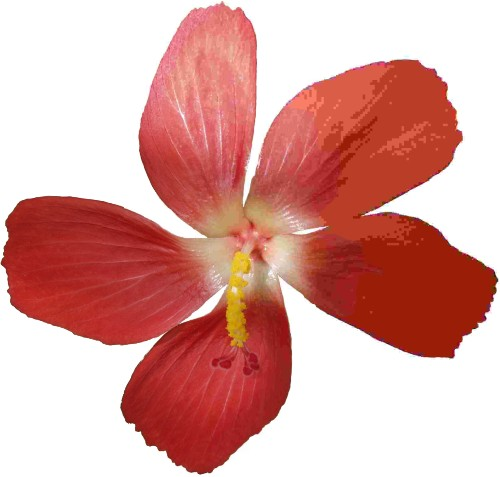
#> input picture Experiment 3 - Solutions by students/labsheet-3-Harshit-Dubey-section-c-cu24250109/sample.jpg, 500 x 477 px
$ jupyter execute harshit-dubey-section-c-cu24250109.ipynb   (older library calls are emulated)
#> lines starting #> are read from the running program, lines starting #| are printed output that depends on the picture
Experiment No. 3
Experiment Name
Implementation and Analysis of Spatial Filtering Techniques using Low-Pass and High-Pass
Filters

Aim
To implement and analyze spatial domain filtering techniques using low-pass and high-pass
filters for image smoothing, noise reduction, edge enhancement, and feature preservation using
Python and OpenCV.

Purpose
Spatial filtering is one of the fundamental operations in digital image processing, used to
enhance image quality by modifying pixel values based on their neighboring pixels. Low-pass
filters are primarily used to reduce noise and smooth images, whereas high-pass filters
emphasize edges, fine details, and abrupt intensity changes, which are essential for feature
extraction and object recognition.
In this experiment, students will implement various spatial filtering techniques on real-world
images and evaluate their impact on image quality, edge preservation, and noise removal. The
experiment demonstrates the significance of filtering as a preprocessing step in computer vision
applications such as medical imaging, surveillance, remote sensing, and autonomous systems.

Prerequisites
• Basic knowledge of digital image processing
• Familiarity with Python programming
• Python libraries: OpenCV (cv2), NumPy, and Matplotlib
• Understanding of image kernels and convolution operations
• Jupyter Notebook, Google Colab, or Visual Studio Code

Steps

1. Import the required libraries and load a grayscale or color image for processing.
2. Display the original image and analyze its visual characteristics.
3. Apply Gaussian Blur to reduce image noise while preserving important structures.
4. Apply Median Filtering to remove impulse (salt-and-pepper) noise from the image.
5. Apply Average (Mean) Filtering and compare its smoothing performance with Gaussian
   filtering.
6. Implement Laplacian Filtering to enhance image edges and fine details.
7. Apply Sobel Edge Detection in both horizontal and vertical directions to detect image
   gradients.
8. Compare the outputs of different low-pass and high-pass filters in terms of noise
   reduction, edge preservation, and computational performance.
9. Display the original and filtered images along with suitable observations highlighting
   the strengths and limitations of each filtering technique.
10. Interpret the results and discuss the applications of spatial filtering in real-world
    computer vision systems.

[cell 1]
import cv2
import numpy as np
import matplotlib.pyplot as plt
import time

# Load image
image_path = "sample.jpg"  # Change this to your image path
image = cv2.imread(image_path)
#> image is the input picture: shape (477, 500, 3); mean B, G, R 157.6, 163.2, 219

if image is None:
    raise FileNotFoundError(f"Image not found: {image_path}")

gray = cv2.cvtColor(image, cv2.COLOR_BGR2GRAY)

# Add salt-and-pepper noise for evaluating median filtering
noisy = gray.copy()
noise_probability = 0.03

random_values = np.random.random(gray.shape)
noisy[random_values < noise_probability / 2] = 0
noisy[random_values > 1 - noise_probability / 2] = 255
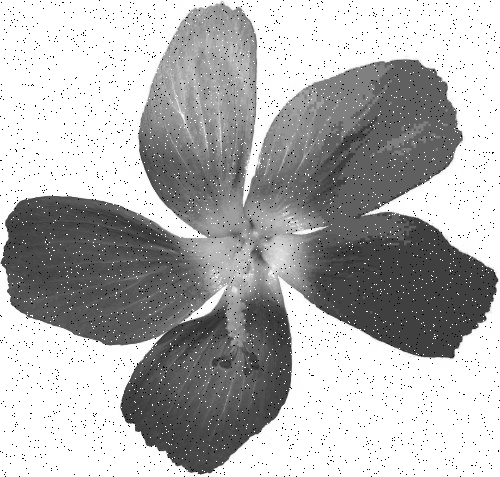
#> noisy: shape (477, 500); min 0, max 255, mean 177.7

# Filtering function with execution time
def apply_filter(filter_function, input_image):
    start_time = time.perf_counter()
    output = filter_function(input_image)
    elapsed_time = (time.perf_counter() - start_time) * 1000
    return output, elapsed_time

# Low-pass filters
gaussian, gaussian_time = apply_filter(
    lambda img: cv2.GaussianBlur(img, (5, 5), 0), noisy
)
#> gaussian_time = 6.67

median, median_time = apply_filter(
    lambda img: cv2.medianBlur(img, 5), noisy
)
#> median_time = 5.31

average, average_time = apply_filter(
    lambda img: cv2.blur(img, (5, 5)), noisy
)
#> average_time = 8.94

# High-pass filters
laplacian, laplacian_time = apply_filter(
    lambda img: cv2.Laplacian(img, cv2.CV_64F), gray
)
#> in apply_filter (call 4), `output = filter_function(input_image)`:
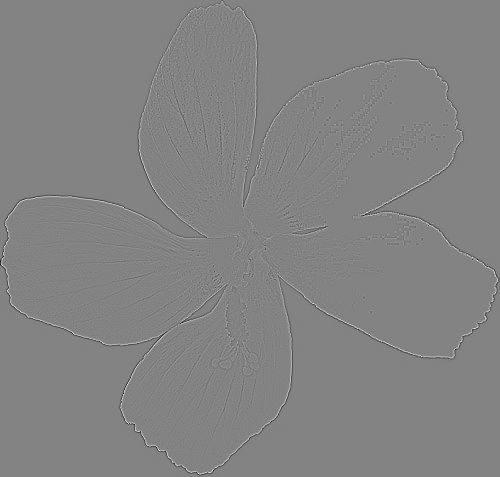
#> output: shape (477, 500) float64; min -376, max 355, mean 0; drawn with min black and max white
#> laplacian_time = 12.83

laplacian_display = cv2.convertScaleAbs(laplacian)
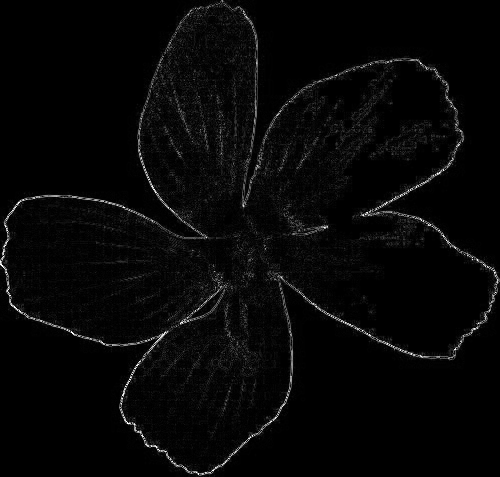
#> laplacian_display: shape (477, 500); min 0, max 255, mean 6.9

sobel_x, sobel_x_time = apply_filter(
    lambda img: cv2.Sobel(img, cv2.CV_64F, 1, 0, ksize=3), gray
)
#> in apply_filter (call 5), `output = filter_function(input_image)`:
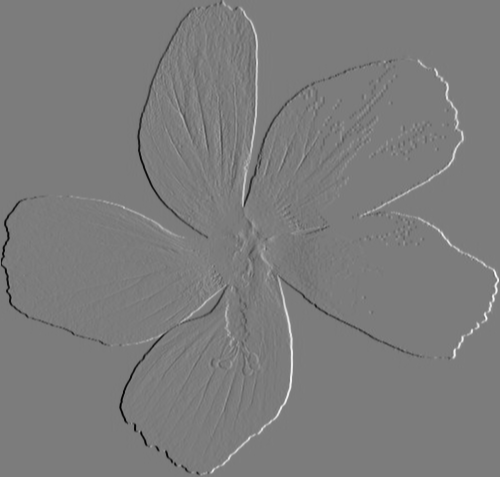
#> output: shape (477, 500) float64; min -783, max 822, mean 0; drawn with min black and max white
#> sobel_x_time = 10.25

sobel_y, sobel_y_time = apply_filter(
    lambda img: cv2.Sobel(img, cv2.CV_64F, 0, 1, ksize=3), gray
)
#> in apply_filter (call 6), `output = filter_function(input_image)`:
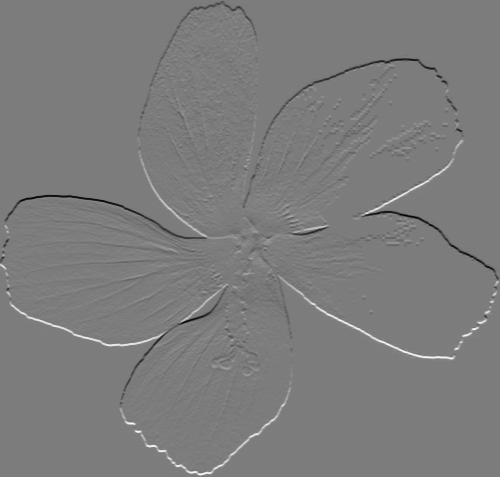
#> output: shape (477, 500) float64; min -769, max 802, mean 0; drawn with min black and max white
#> sobel_y_time = 9.75

sobel_x_display = cv2.convertScaleAbs(sobel_x)
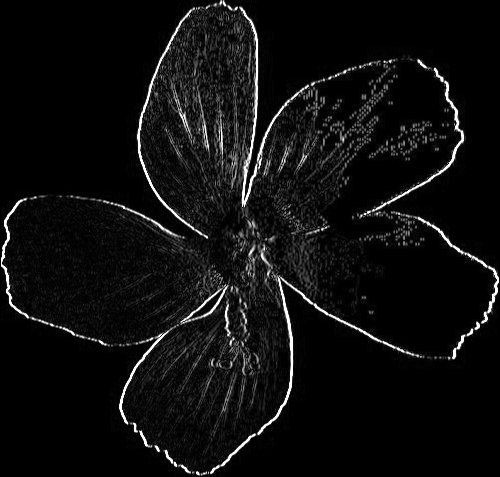
#> sobel_x_display: shape (477, 500); min 0, max 255, mean 14.8
sobel_y_display = cv2.convertScaleAbs(sobel_y)
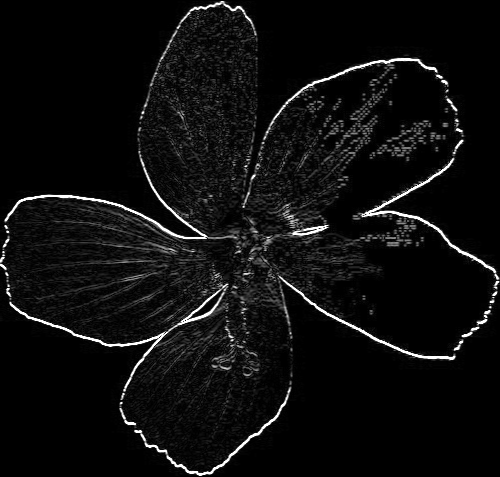
#> sobel_y_display: shape (477, 500); min 0, max 255, mean 14.1

sobel_magnitude = cv2.magnitude(
    sobel_x.astype(np.float32),
    sobel_y.astype(np.float32)
)
sobel_magnitude = cv2.convertScaleAbs(sobel_magnitude)
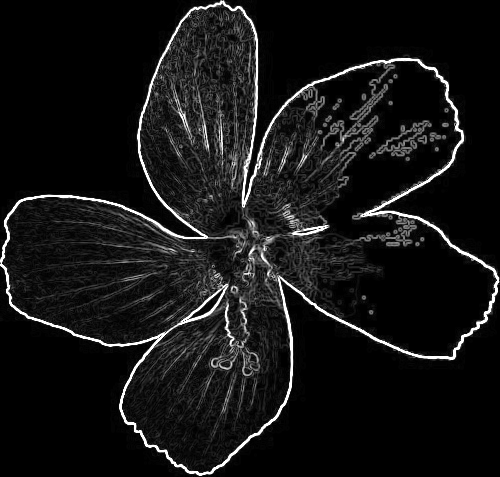
#> sobel_magnitude: shape (477, 500); min 0, max 255, mean 21.4

# High-pass sharpening using Laplacian
sharpened = cv2.addWeighted(
    gray, 1.5, laplacian_display, -0.5, 0
)
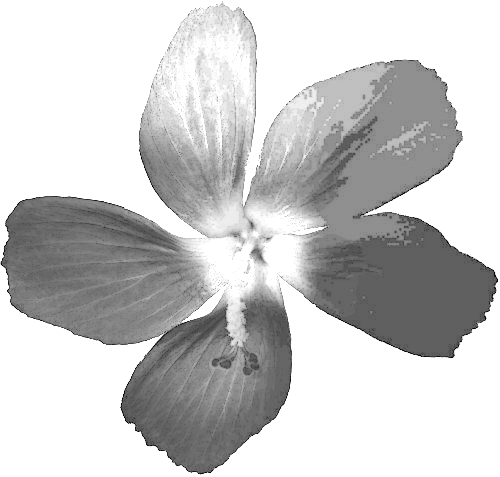
#> sharpened: shape (477, 500); min 0, max 255, mean 201.8
#| Image shape: (477, 500)
#| Gaussian filter : 6.673 ms
#| Median filter   : 5.312 ms
#| Average filter  : 8.941 ms
#| Laplacian filter: 12.828 ms
#| Sobel X filter  : 10.245 ms
#| Sobel Y filter  : 9.748 ms

# Quality measurements
def mse(original, filtered):
    return np.mean((original.astype(np.float32) - filtered.astype(np.float32)) ** 2)

def psnr(original, filtered):
    error = mse(original, filtered)
#> error = 104.5
    if error == 0:
        return float("inf")
    return 10 * np.log10((255 ** 2) / error)

print("Image shape:", gray.shape)
print("\nFiltering execution time:")
print(f"Gaussian filter : {gaussian_time:.3f} ms")
print(f"Median filter   : {median_time:.3f} ms")
print(f"Average filter  : {average_time:.3f} ms")
print(f"Laplacian filter: {laplacian_time:.3f} ms")
print(f"Sobel X filter  : {sobel_x_time:.3f} ms")
print(f"Sobel Y filter  : {sobel_y_time:.3f} ms")

print("\nPSNR with respect to the original image:")
print(f"Gaussian filter : {psnr(gray, gaussian):.2f} dB")
#| Gaussian filter : 27.94 dB
print(f"Median filter   : {psnr(gray, median):.2f} dB")
#| Median filter   : 34.06 dB
print(f"Average filter  : {psnr(gray, average):.2f} dB")
#| Average filter  : 27.45 dB

# Display low-pass filter results
plt.figure(figsize=(15, 8))

images = [
    (gray, "Original Grayscale"),
    (noisy, "Salt-and-Pepper Noise"),
    (gaussian, "Gaussian Blur"),
    (median, "Median Filter"),
    (average, "Average Filter"),
    (sharpened, "Laplacian Sharpened"),
    (laplacian_display, "Laplacian Edges"),
    (sobel_x_display, "Sobel X"),
    (sobel_y_display, "Sobel Y"),
    (sobel_magnitude, "Sobel Magnitude"),
]

for index, (img, title) in enumerate(images, start=1):
    plt.subplot(2, 5, index)
    plt.imshow(img, cmap="gray")
    plt.title(title)
    plt.axis("off")
#> this loop made 10 passes
#> title on passes 1 to 10: 'Original Grayscale', 'Salt-and-Pepper Noise', 'Gaussian Blur', 'Median Filter', 'Average Filter', 'Laplacian Sharpened', 'Laplacian Edges', 'Sobel X', 'Sobel Y', 'Sobel Magnitude'

plt.tight_layout()
plt.show()

# Compare filtering techniques using bar charts
filter_names = ["Gaussian", "Median", "Average"]
psnr_values = [
    psnr(gray, gaussian),
    psnr(gray, median),
    psnr(gray, average),
]
#> psnr_values = [27.94, 34.06, 27.45]

time_values = [gaussian_time, median_time, average_time]
#> time_values = [6.67, 5.31, 8.94]

plt.figure(figsize=(12, 5))

plt.subplot(1, 2, 1)
plt.bar(filter_names, psnr_values, color=["steelblue", "seagreen", "orange"])
plt.title("PSNR Comparison")
plt.ylabel("PSNR (dB)")

plt.subplot(1, 2, 2)
plt.bar(filter_names, time_values, color=["steelblue", "seagreen", "orange"])
plt.title("Execution Time Comparison")
plt.ylabel("Time (milliseconds)")

plt.tight_layout()
plt.show()
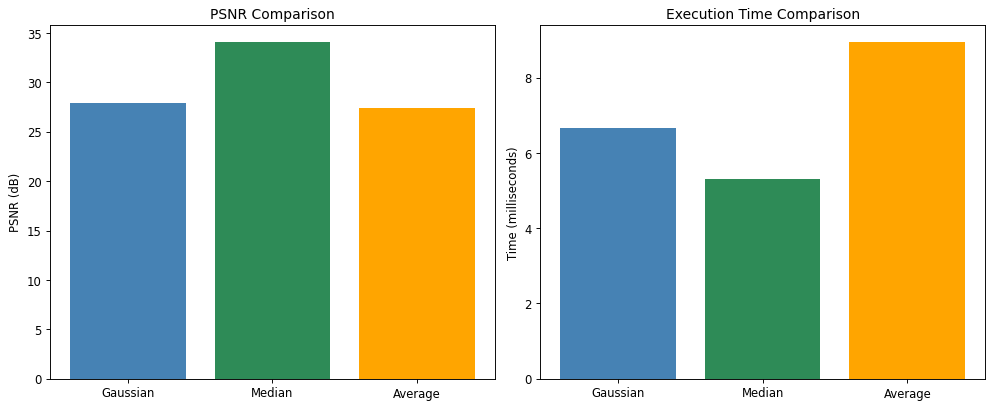
#> figure drawn by matplotlib, 2 panels; panel 1: tallest bar 34.06 high, from x = 0.6 to 1.4; panel 2: tallest bar 8.94 high, from x = 1.6 to 2.4
